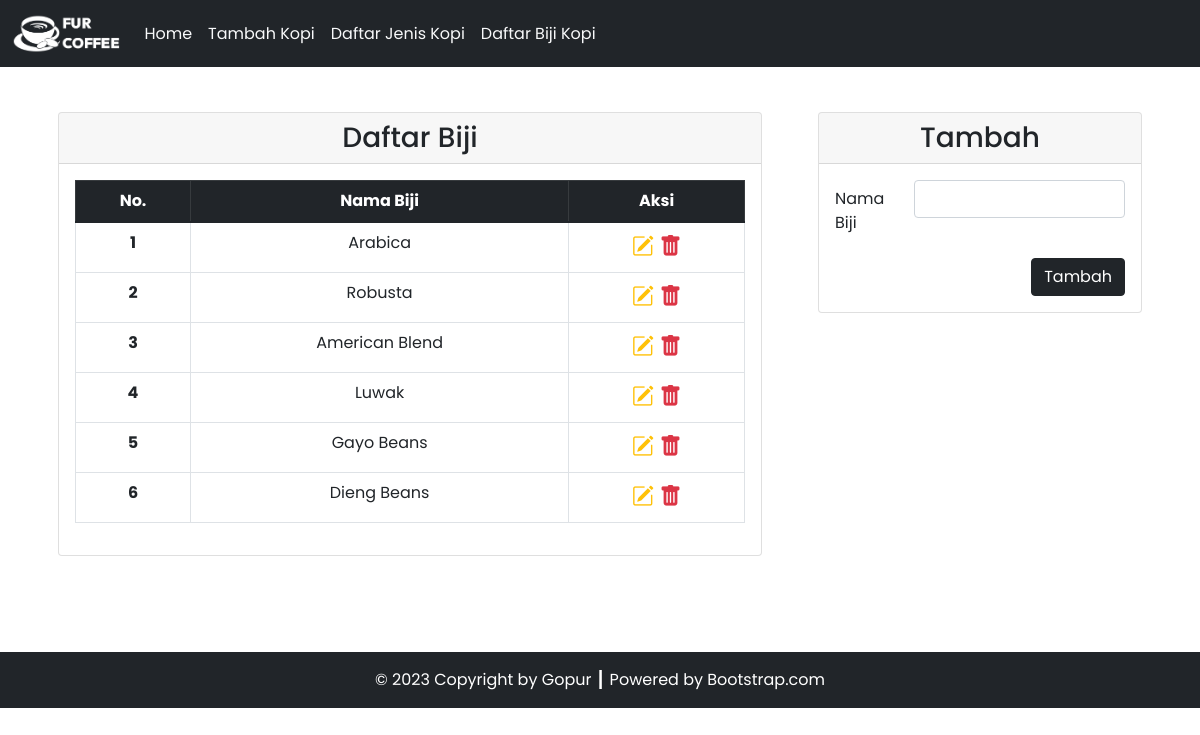
The app's page /tp3gopur/biji.php with its own data.
### tables this page shows
CREATE TABLE `biji` (
  `id_biji` int(11) NOT NULL,
  `nama_biji` varchar(55) NOT NULL
);

### tp3gopur/config/db.php (called while the page is built)
<?php
$DB_HOST = "localhost";
$DB_USERNAME = "root";
$DB_PASSWORD = "";
$DB_NAME = "db_kopi";

### tp3gopur/classes/DB.php (called while the page is built, shortened)
<?php
class DB
{
    private $hostname;
    private $username;
    private $password;
    private $dbname;
    private $conn;
    private $result;
    function __construct($hostname, $username, $password, $dbname)
    {
        $this->hostname = $hostname;
        $this->username = $username;
        $this->password = $password;
        $this->dbname = $dbname;
    }
    function open()
    {
        $this->conn = mysqli_connect($this->hostname, $this->username, $this->password, $this->dbname);
    }
    function execute($query)
    {
        $this->result = mysqli_query($this->conn, $query);
    }
    function getResult()
    {
        return mysqli_fetch_array($this->result);
    }
}

### tp3gopur/classes/biji.php (called while the page is built, shortened)
<?php
class biji extends DB
{
    function getbiji()
    {
        $query = "SELECT * FROM biji";
        return $this->execute($query);
    }
}

### tp3gopur/biji.php (the view, shortened to what this page needs)
<?php
include('config/db.php');
include('classes/DB.php');
include('classes/biji.php');
$biji = new biji($DB_HOST, $DB_USERNAME, $DB_PASSWORD, $DB_NAME);
$biji->open();
$biji->getbiji();
$header = '<tr>
<th scope="row">No.</th>
<th scope="row">Nama Biji</th>
<th scope="row">Aksi</th>
</tr>';
$data = null;
$no = 1;
while ($div = $biji->getResult()) {
    $data .= '<tr>
    <th scope="row">' . $no . '</th>
    <td>' . $div['nama_biji'] . '</td>
    <td style="font-size: 22px;">
        <a href="biji.php?id=' . $div['id_biji'] . '" title="Edit Data"><i class="bi bi-pencil-square text-warning"></i></a>&nbsp;<a href="biji.php?hapus=' . $div['id_biji'] . '" title="Delete Data"><i class="bi bi-trash-fill text-danger"></i></a>
        </td>
    </tr>';
    $no++;
}

### records on screen
biji: nama_biji "Arabica"
biji: nama_biji "Robusta"
biji: nama_biji "American Blend"
biji: nama_biji "Luwak"
biji: nama_biji "Gayo Beans"
biji: nama_biji "Dieng Beans"
